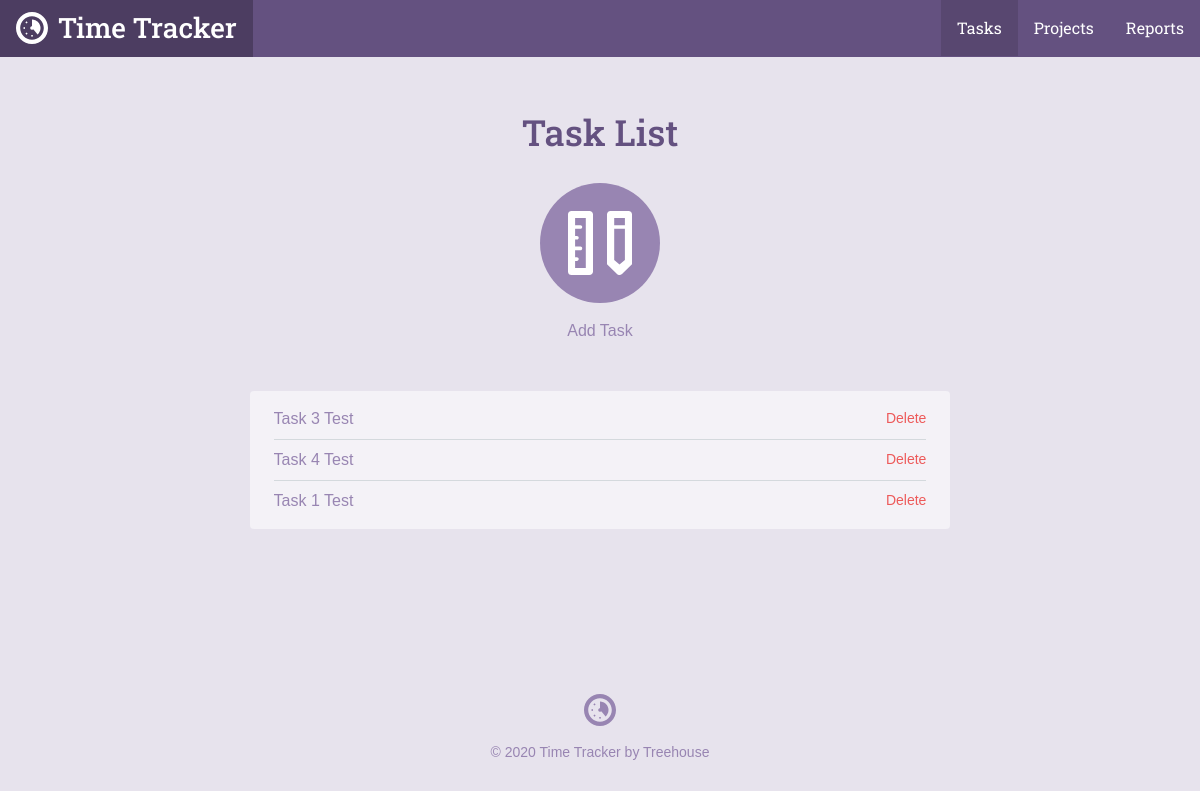
Before: /task_list.php with the older database file.
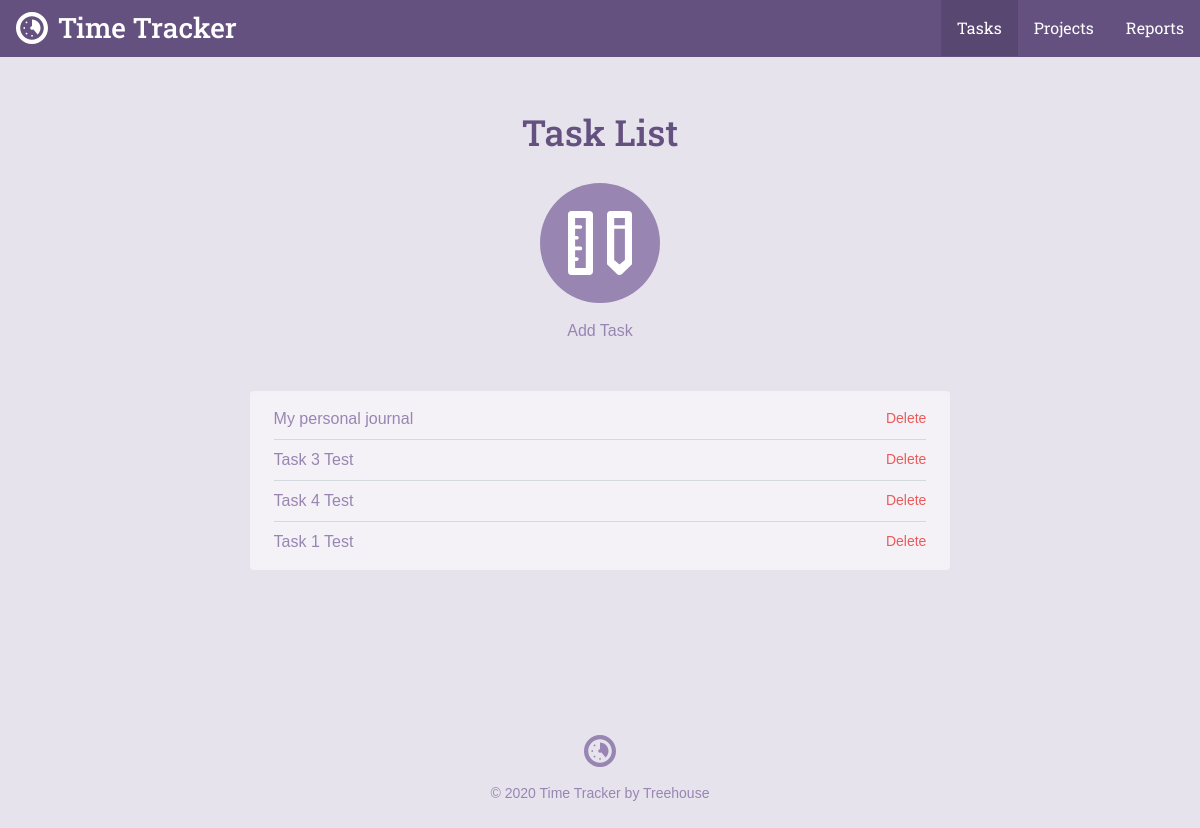
After: the same page with the newer database file.
### tables this page shows
CREATE TABLE tasks (
  task_id integer primary key autoincrement,
  project_id integer NOT NULL,
  title text NOT NULL,
  date text NOT NULL,
  time text NOT NULL
);

### inc/functions.php (called while the page is built, shortened)
<?php
function get_task_list($filter = null) {
    include('connection.php');
    $sql = "SELECT tasks.*, projects.title as project FROM tasks JOIN projects ON tasks.project_id = projects.project_id";
    $where = '';
    $orderBy = ' ORDER BY date DESC';
    try {
        $stmt = $db_connect->prepare($sql . $where . $orderBy);
        $stmt->execute();
    } catch (Exception $e) {
        echo "Error!: " . $e->getMessage() . "</br>";
        return false;
    }
    return $stmt->fetchAll(PDO::FETCH_ASSOC);
}
?>

### task_list.php (the view, shortened to what this page needs)
<?php
require 'inc/functions.php';
$page = "tasks";
include 'inc/header.php';
?>
<div class="section catalog random">
    <div class="col-container page-container">
        <div class="col col-70-md col-60-lg col-center">
            <h1 class="actions-header">Task List</h1>
            <div class="actions-item">
                <a class="actions-link" href="task.php">
                    <span class="actions-icon">
                        <svg viewbox="0 0 64 64"><use xlink:href="#task_icon"></use></svg>
                    </span>
                Add Task</a>
            </div>
            <div class="form-container">
              <ul class="items">
              <?php
                foreach(get_task_list() as $item) {
                    echo "<li><a href='task.php?id=" . $item['task_id']  . "'>" . $item['title'] . "</a>";
                    echo "<form method='post' action='task_list.php' onsubmit=\"return confirm('Are you sure you want to delete this task?');\">\n";
                    echo "<input type='submit' class='button--delete' value='Delete' />\n";
                    echo "</form>";
                    echo "</li>";
                }
              ?>
              </ul>
            </div>
        </div>
    </div>
</div>
<?php include("inc/footer.php"); ?>

### inc/header.php (shortened to what this page needs)
<html>
<head>
	<link rel="stylesheet" href="css/style.css" type="text/css">
</head>
<body>
	<header class="header">
    <div class="col-container">
  		<h1>
        <a class="logo" href="./">
          <svg viewbox="0 0 64 64" class="logo-icon"><use xlink:href="#logo_icon"></use></svg>
          <span class="logo-name">Time Tracker</span>
        </a>
      </h1>
  		<ul class="nav">
        <li class="nav-item tasks<?php if ($page == "tasks") { echo " on"; } ?>"><a class="nav-link" href="task_list.php">Tasks</a></li>
        <li class="nav-item projects<?php if ($page == "projects") { echo " on"; } ?>"><a class="nav-link" href="project_list.php">Projects</a></li>
        <li class="nav-item reports<?php if ($page == "reports") { echo " on"; } ?>"><a class="nav-link" href="reports.php">Reports</a></li>
      </ul>
    </div>
  </header>
	<div id="content">

Changed rows visible on the page:
added tasks: title "My personal journal"
